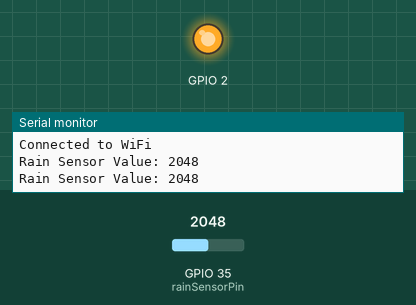
A sketch run on a simulated ESP32. On the bench: output pins drawn as LEDs (lit = HIGH), the last lines printed to the serial monitor. The inputs (shaded band) are chosen by the test bench; at power-on: GPIO 35 (rainSensorPin) = 2048. WiFi joins after 1.5 s; servers stay silent unless stated.

Above: at 3.2 s.
3.3 s: GPIO 35 (rainSensorPin) set to 2431
5.2 s: GPIO 35 (rainSensorPin) set to 2532
At 6.4 s:
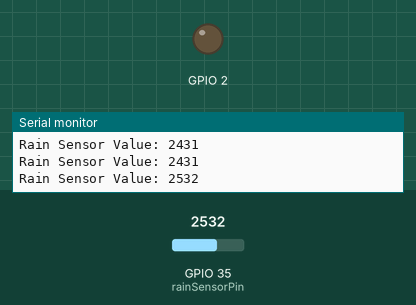
7.5 s: GPIO 35 (rainSensorPin) set to 2460
At 9.2 s:
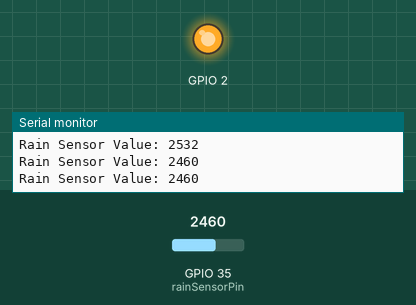
9.5 s: GPIO 35 (rainSensorPin) set to 2540
At 10.7 s:
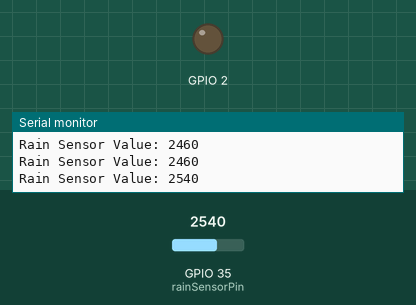
Timing chart, 0 to 12.5 s (numbered marks = the images above; inputs shaded):
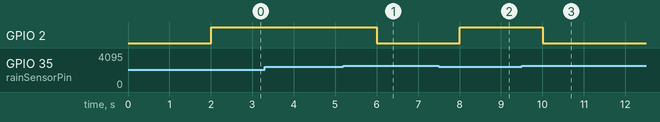

Measured:
- the behaviour switches between 2499 and 2500 on GPIO 35 (rainSensorPin) (found by bisection; images 0 and 1)
- after the input at 5.2 s, GPIO 2: HIGH → LOW after 0.81 s
- after the input at 7.5 s, GPIO 2: LOW → HIGH after 0.51 s
- after the input at 9.5 s, GPIO 2: HIGH → LOW after 0.51 s

The sketch:

rainsensor.ino
```cpp
#include <WiFi.h>

// Replace with your network credentials
const char* ssid = "realme 5i";
const char* password = "sranshaab";

// Pin connected to the rain sensor (analog pin)
const int rainSensorPin = 35;

// LEDC channel connected to the built-in LED on the ESP32
const int ledChannel = 0;

void setup() {
  // Initialize the Serial Monitor
  Serial.begin(9600);

  // Connect to Wi-Fi
  WiFi.begin(ssid, password);
  while (WiFi.status() != WL_CONNECTED) {
    delay(1000);
    Serial.println("Connecting to WiFi...");
  }
  Serial.println("Connected to WiFi");

  // Configure LEDC for controlling the built-in LED
  /*ledcSetup(ledChannel, 5000, 8);  // LEDC channel, frequency, resolution
  ledcAttachPin(2, ledChannel);*/

  pinMode(2,OUTPUT);
}

void loop() {
  // Read the rain sensor value
  int rainValue = analogRead(rainSensorPin);

  // Print the sensor value to the Serial Monitor
  Serial.print("Rain Sensor Value: ");
  Serial.println(rainValue);

  // Map the rain sensor value to the LEDC brightness range (0-255)
  int brightness = rainValue;

 if(rainValue < 2500){
  digitalWrite(2, HIGH);
 }
 else{
 digitalWrite(2,LOW);
  }

  // Delay before the next reading
  delay(1000);
}
```
